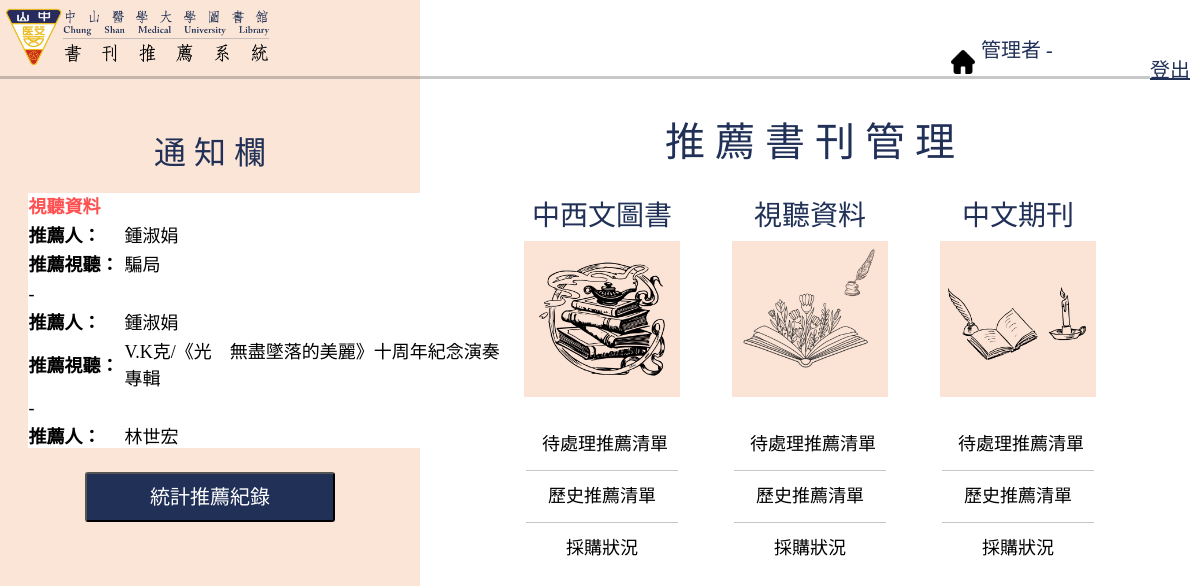
Screenshot of /administrator/admin_index.php with the database file from the repository.
### tables this page shows
CREATE TABLE `hrec_avm` (
  `no` int NOT NULL AUTO_INCREMENT,
  `name` varchar(12) NOT NULL DEFAULT '',
  `id` varchar(12) NOT NULL DEFAULT '',
  `style` varchar(12) NOT NULL DEFAULT '其他',
  `unit` varchar(40) NOT NULL DEFAULT '',
  `email` varchar(40) DEFAULT NULL,
  `pred` char(2) NOT NULL DEFAULT '',
  `video` varchar(60) NOT NULL,
  `auth` varchar(20) NOT NULL DEFAULT '',
  `publish` varchar(60) NOT NULL DEFAULT '',
  `version` varchar(20) DEFAULT NULL,
  `year` year(4) DEFAULT NULL,
  `isbn` varchar(15) DEFAULT NULL,
  `price` varchar(15) DEFAULT NULL,
  `date` datetime DEFAULT CURRENT_TIMESTAMP,
  `reason` varchar(255) DEFAULT NULL,
  `situation` varchar(20) DEFAULT '待處理',
  `duplicate` varchar(4) DEFAULT NULL,
  `IntroUrl` varchar(255) DEFAULT NULL,
  `nbReason` varchar(255) DEFAULT NULL,
  `empty` varchar(2) DEFAULT '否',
  PRIMARY KEY (`no`)
);

### administrator/admin_index.php (the view, shortened to what this page needs)
<!DOCTYPE html>
<?php session_start();
require_once("../globefunction.php");
include_once('../mysql_connect.php');
?>
<html>
<head>
    <link href="https://cdn.jsdelivr.net/npm/bootstrap@5.0.0/dist/css/bootstrap.min.css" rel="stylesheet"
>
    <link rel="stylesheet" type="text/css" href="./style.css" />
</head>
<body>
    <div id="header">
        <?php showheader1() ?>
        <div id="user">
            管理者&nbsp;-
        </div>
    </div>
    <hr style="height:3px; margin-top:0px;">
    <div class="left-section">
        <br>
        <div style="text-align:center;">
            <p id="notice">通 知 欄</p>
            <div align="center"
                style=" width:505px; height:255px; overflow-y:scroll; /*縱向滾動條始終顯示*/ overflow-x:none; margin-left:15px;">
                <table id="notice-table">
                    <?php
                    $sql_1 = "SELECT `name`,`video` FROM `hrec_avm` WHERE `situation`='待處理' AND `empty`='否' ORDER BY date desc;";
                    $result = mysqli_query($con, $sql_1);
                    $num1 = $con->query($sql_1);
                    if ($num1) {
                        $total1 = mysqli_num_rows($num1);
                    }
                    if ($total1 >= 1) {
                        echo "<tr> <th style='color:#FF5151'>視聽資料</th> </tr>";
                    }
                    while ($hrec_avm = mysqli_fetch_array($result)) {
                        echo "<tr>";
                        echo "<th style='width:20%;'>推薦人：</th>";
                        echo "<td>" . $hrec_avm['name'] . "</td>";
                        echo "</tr>";
                        echo "<tr>";
                        echo "<th >推薦視聽：</th>";
                        echo "<td>" . $hrec_avm['video'] . "</td>";
                        echo "</tr>";
                        echo "<tr> <td>-</td> </tr>";
                    }
                    ?>
                </table>
            </div>
        </div>
        <br>
        <div style="text-align:center;">
            <input class="cbtn" type="button" value="統計推薦紀錄" onclick="location.href='count_rr.php'">
        </div>
    </div>
    <div class="right-section">
        <br>
        <h2 id="tit">推 薦 書 刊 管 理</h2>
        <br>
        <div class="row row-cols-3 row-cols-md-3 g-4"
            style="width:80%; margin-left:10%; font-family:Times New Roman,'DFKai-sb'; font-size:20px; text-align:center;">
            <div style="text-align:center;">
                <h3 style="color:#203057; font-family:Times New Roman,'DFKai-sb'; text-align:center;">中西文圖書</h3>
                <img src="../imgs/ceb.jpg" data-bs-toggle="dropdown" aria-expanded="false" style="width:85%;">
                <br><br>
                <ul style="text-align:center; width:100%; margin-left:-16px;" aria-labelledby="dropdownMenuButton1">
                    <li><a class="dropdown-item" href="ceb_pending.php">待處理推薦清單</a></li>
                    <hr class="dropdown-divider">
                    <li><a class="dropdown-item" href="ceb_history.php">歷史推薦清單</a></li>
                    <hr class="dropdown-divider">
                    <li><a class="dropdown-item" href="ceb_buysit1.php">採購狀況</a></li>
                </ul>
            </div>
            <div style="text-align:center;">
                <h3 style="color:#203057; font-family:Times New Roman,'DFKai-sb'; text-align:center;">視聽資料</h3>
                <img src="../imgs/avm.jpg" data-bs-toggle="dropdown" aria-expanded="false" style="width:85%;">
                <br><br>
                <ul style="text-align:center; width:100%; margin-left:-16px;" aria-labelledby="dropdownMenuButton1">
                    <li><a class="dropdown-item" href="avm_pending.php">待處理推薦清單</a></li>
                    <hr class="dropdown-divider">
                    <li><a class="dropdown-item" href="avm_history.php">歷史推薦清單</a></li>
                    <hr class="dropdown-divider">
                    <li><a class="dropdown-item" href="avm_buysit1.php">採購狀況</a></li>
                </ul>
            </div>
            <div style="text-align:center;">
                <h3 style="color:#203057; font-family:Times New Roman,'DFKai-sb'; text-align:center;">中文期刊</h3>
                <img src="../imgs/cj.jpg" data-bs-toggle="dropdown" aria-expanded="false" style="width:85%;">
                <br><br>
                <ul style="text-align:center; width:100%; margin-left:-16px;" aria-labelledby="dropdownMenuButton1">
                    <li><a class="dropdown-item" href="cj_pending.php">待處理推薦清單</a></li>
                    <hr class="dropdown-divider">
                    <li><a class="dropdown-item" href="cj_history.php">歷史推薦清單</a></li>
                    <hr class="dropdown-divider">
                    <li><a class="dropdown-item" href="cj_buysit1.php">採購狀況</a></li>
                </ul>
            </div>
        </div>
    </div>
    <br><br>
</body>
</html>

### globefunction.php (shortened to what this page needs)
<?php
function showheader1()
{
	echo '
		<div style="padding:5px 0px 0px 5px;" >
			<a href="admin_index.php" title="書刊推薦系統 - 中山醫學大學 圖書館">
				<img src="../imgs/logo.jpg" align="center" id="headerimg" alt="中山醫學大學-圖書館 書刊推薦系統" style="width:23%;">
			</a>
			<a href="javascript:logout()" style="font-size:20px; font-family:DFKai-sb; color:#203057; float:right;
                             margin-top:50px; margin-right:10px;">登出</a>
			<a href="admin_index.php" title="回首頁">
            	<img src="../imgs/home.jpg" style="float:right; margin-top:45px; margin-right:175px; width:2%;">
			</a>
		</div>';
}

### administrator/style.css (style rules this page uses)
html { height: 100%; }
body { background-image: linear-gradient(to bottom, #FBE5D6 15%, white 85%); background-attachment: fixed; background-position: center; background-size: 100%; }
div { word-wrap: break-word; word-break: normal; user-select: none; }
#user { float: right; width: 11%; margin-top: -41px; margin-right: 37px; font-size: 20px; font-family: 'Times New Roman', 'DFKai-sb'; color: #203057; }
.left-section { float: left; height: 100%; width: 35%; }
.right-section { float: left; height: 100%; width: 65%; }
#tit { color: #203057; font-family: 'Times New Roman', 'DFKai-sb'; font-size: 40px; text-align: center; }
.dropdown-item { font-size: 18px; font-family: 'Times New Roman', 'DFKai-sb'; color: black; }
#notice { color: #203057; font-family: 'Times New Roman', 'DFKai-sb'; font-size: 32px; margin-top: 10px; }
#notice-table { color: black; background-color: white; font-family: 'Times New Roman', 'DFKai-sb'; font-size: 18px; width: 480px; }
.cbtn { font-size: 20px; height: 50px; width: 250px; border-radius: 3px; background-color: #203057; font-family: 'Times New Roman', 'DFKai-sb'; color: white; width: 250px; }
ul li { list-style-type: none; user-select: none; }

### administrator/admin_index.php (style rules this page uses)
body { background-image: linear-gradient(to left, white 65%, #FBE5D6 35%); background-attachment: fixed; background-position: center; background-size: 100%; }

### rows the page displays
hrec_avm: name "鍾淑娟", video "騙局"
hrec_avm: name "鍾淑娟", video "V.K克/《光 無盡墜落的美麗》十周年紀念演奏專輯"
hrec_avm: name "林世宏"
